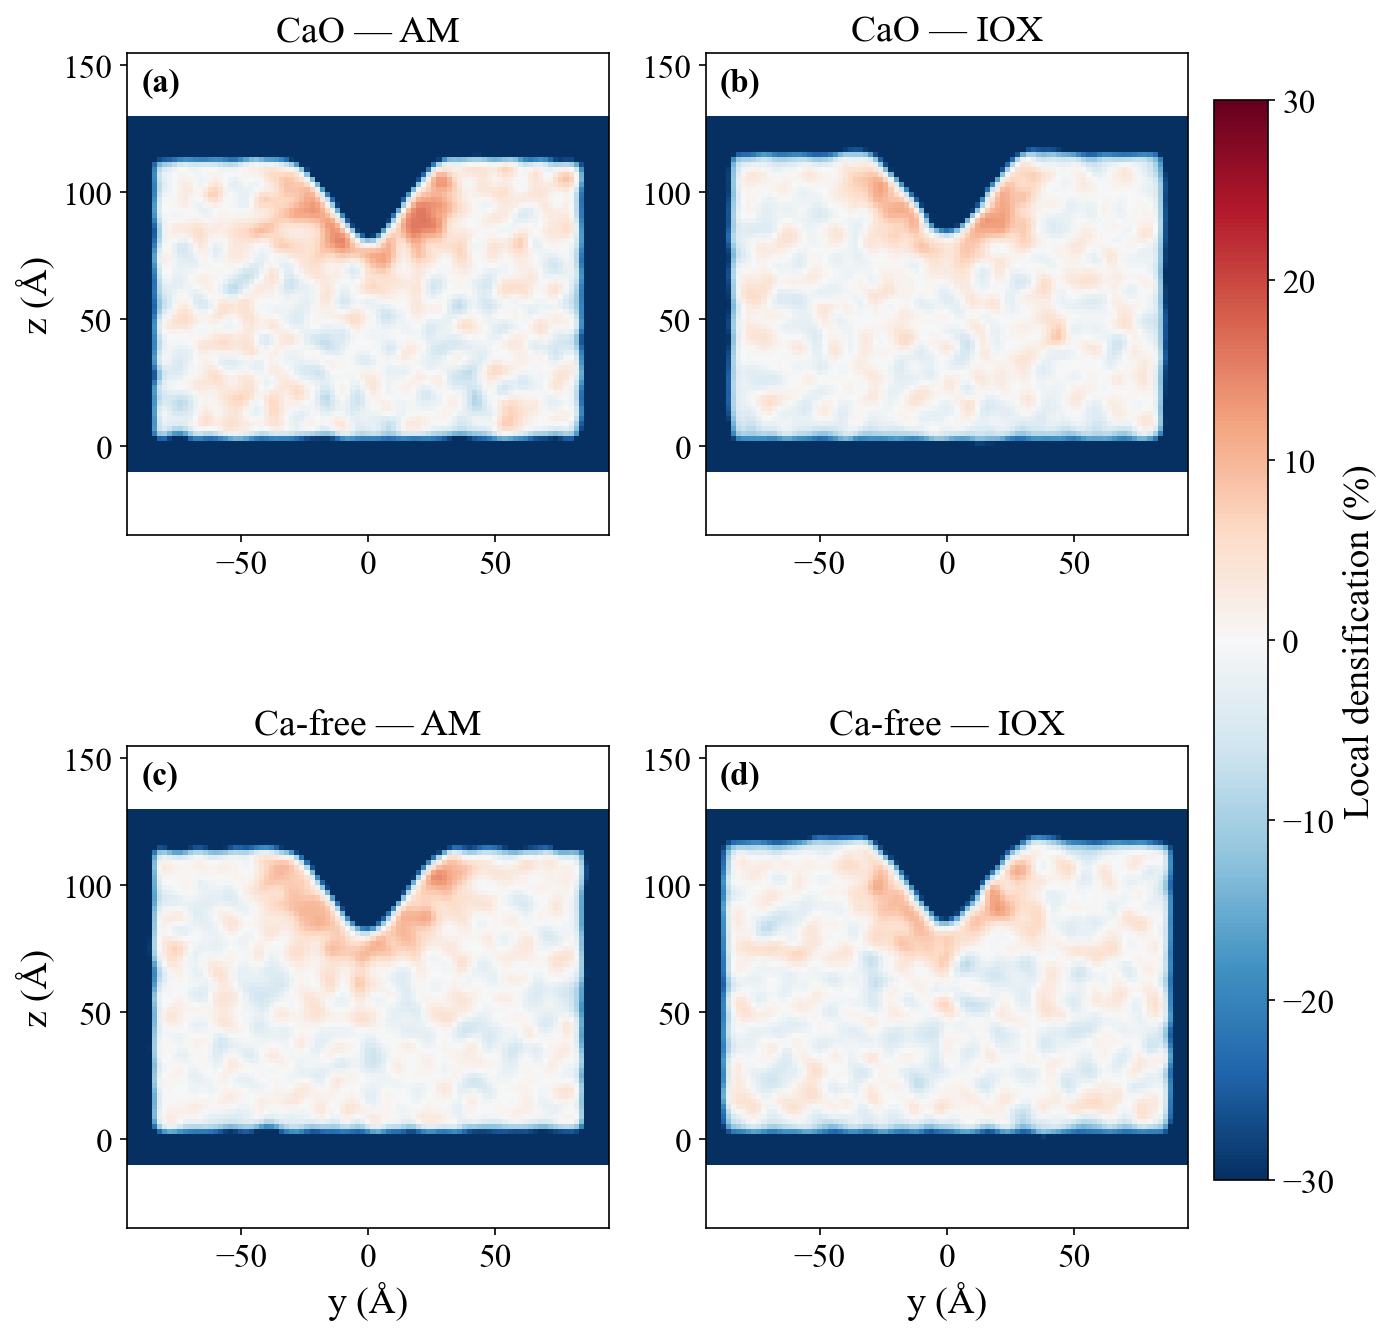

The Python source for this figure:
"""
fig_densification_bin_density.py
Mapa 2D de densificacion local replicando el metodo de la Fig. 7 de Pedone 2026
("Quantifying densification versus shear flow..."): chunk/atom bin/3d con bins de
2x2x2 A^3, rebanada centrada en x de 12 A de espesor, densidad local de cada bin
comparada contra la densidad bulk pre-indentacion (rho0) de esa composicion:

  densificacion(%) = (rho_local(bin) - rho0) / rho0 * 100

A diferencia de fig_densification_maps.py (gradiente de deformacion Falk-Langer,
que trackea los mismos atomos entre dos configuraciones), este metodo NO trackea
atomos: calcula la densidad de masa local en cada bin de la configuracion final
(post-descarga) de forma independiente, y la compara contra rho0 = masa total /
volumen de una subregion bulk (lejos de la superficie libre) en la configuracion
de referencia (step20000, antes de cargar).

rho0 se calcula con la subregion bulk z in [10,80] A (todo x,y), evitando la
superficie libre superior y el borde inferior fijo.

Suavizado gaussiano sigma=1.5 bins (igual que el paper) y rango de color fijo
[-30%, +30%] centrado en 0. Los bins vacios (vacio/hueco bajo la punta o por
encima de la superficie) dan densidad ~0 y por lo tanto densificacion muy
negativa: aparecen saturados en azul oscuro (region de "vacio", no densificacion
negativa real), igual que en la Fig. 7 del paper.

Promediado sobre replicas (r1,r2,r3; CaO sin IEX usa solo r2,r3 porque r1 es la
muestra piloto de caja mas chica, no comparable con las demas).

Atom types: Si=1, O=2, Ca=3, Na=4, K=5, C(punta)=6
"""

import sys
from pathlib import Path

import numpy as np
import matplotlib.pyplot as plt
from matplotlib.colors import TwoSlopeNorm
from scipy.ndimage import gaussian_filter

HERE = Path(__file__).parent
FRAMES = HERE / "surface_profile" / "lastframes"
sys.path.insert(0, str(HERE.parent))
from paper_style import FS_LABEL, FS_TEXT, apply_rcparams, make_fig, panel_letter, relabel
apply_rcparams()

TYPE_TIP = 6
TYPE_MASS = {1: 28.0855, 2: 15.9994, 3: 40.078, 4: 22.98977, 5: 39.0983}

BIN = 2.0
X_HALF_WIDTH = 6.0       # rebanada de 12 A de espesor en x, como en el paper
BULK_Z_LO, BULK_Z_HI = 10.0, 80.0
SIGMA_BINS = 1.5

CASES = {
    "CaO":     {"AM": ["cao_x0_r2", "cao_x0_r3"],
                "IOX": ["cao_iex_xt15_r1_300K", "cao_iex_xt15_r2_300K", "cao_iex_xt15_r3_300K"]},
    "Ca-free": {"AM": ["noca_x0_r1", "noca_x0_r2", "noca_x0_r3"],
                "IOX": ["noca_iex_xt25_r1_300K", "noca_iex_xt25_r2_300K", "noca_iex_xt25_r3_300K"]},
}


def read_frame(tag, step):
    path = FRAMES / f"{tag}_{step}.txt"
    with open(path) as f:
        header = f.readline()
    lo = np.array([float(v) for v in header.split("box_lo=")[1].split("box_len=")[0].split()])
    length = np.array([float(v) for v in header.split("box_len=")[1].split()])
    data = np.loadtxt(path, skiprows=1)
    types = data[:, 1].astype(int)
    xyz = data[:, 2:5]
    return types, xyz, lo, length


def masses_of(types):
    m = np.zeros(len(types))
    for t, mv in TYPE_MASS.items():
        m[types == t] = mv
    return m


def bulk_density(tag):
    types0, xyz0, lo0, len0 = read_frame(tag, "step20000")
    glass = types0 != TYPE_TIP
    types0, xyz0 = types0[glass], xyz0[glass]
    z = xyz0[:, 2]
    sel = (z >= BULK_Z_LO) & (z <= BULK_Z_HI)
    mass = masses_of(types0[sel]).sum()
    vol = len0[0] * len0[1] * (BULK_Z_HI - BULK_Z_LO)
    return mass / vol


def local_density_map(tag, y_edges, z_edges):
    types1, xyz1, lo1, len1 = read_frame(tag, "last")
    glass = types1 != TYPE_TIP
    types1, xyz1 = types1[glass], xyz1[glass]
    xmid = lo1[0] + 0.5 * len1[0]
    ymid = lo1[1] + 0.5 * len1[1]

    x = xyz1[:, 0] - xmid
    y = xyz1[:, 1] - ymid
    z = xyz1[:, 2]
    mass = masses_of(types1)

    x_edges = np.arange(-X_HALF_WIDTH, X_HALF_WIDTH + BIN, BIN)
    nx = len(x_edges) - 1

    slice_mask = (x >= x_edges[0]) & (x < x_edges[-1])
    x, y, z, mass = x[slice_mask], y[slice_mask], z[slice_mask], mass[slice_mask]

    ix = np.clip(np.digitize(x, x_edges) - 1, 0, nx - 1)
    iy = np.clip(np.digitize(y, y_edges) - 1, 0, len(y_edges) - 2)
    iz = np.clip(np.digitize(z, z_edges) - 1, 0, len(z_edges) - 2)

    grid_mass = np.zeros((nx, len(z_edges) - 1, len(y_edges) - 1))
    np.add.at(grid_mass, (ix, iz, iy), mass)

    bin_vol = BIN ** 3
    rho = grid_mass / bin_vol
    return rho.mean(axis=0)      # promedio sobre los bins de x de la rebanada


Y_EDGES = np.arange(-95, 95 + BIN, BIN)
Z_EDGES = np.arange(-10, 130 + BIN, BIN)

results = {}
for glass, conds in CASES.items():
    for cond, tags in conds.items():
        print(f"{glass} {cond} (n={len(tags)} replicas: {tags})...")
        pct_maps = []
        for tag in tags:
            rho0 = bulk_density(tag)
            rho_local = local_density_map(tag, Y_EDGES, Z_EDGES)
            pct = (rho_local - rho0) / rho0 * 100.0
            pct_maps.append(pct)
            print(f"  {tag}: rho0={rho0:.4f}  rango densif.: [{pct.min():.1f}%, {pct.max():.1f}%]")
        avg = np.mean(np.stack(pct_maps), axis=0)
        smoothed = gaussian_filter(avg, sigma=SIGMA_BINS)
        results[(glass, cond)] = smoothed

vmax = 30.0
norm = TwoSlopeNorm(vmin=-vmax, vcenter=0.0, vmax=vmax)

fig, axes = make_fig(2, 2)
letters = {("CaO", "AM"): "(a)", ("CaO", "IOX"): "(b)", ("Ca-free", "AM"): "(c)", ("Ca-free", "IOX"): "(d)"}
im = None
for row, glass in enumerate(("CaO", "Ca-free")):
    for col, cond in enumerate(("AM", "IOX")):
        ax = axes[row, col]
        im = ax.pcolormesh(Y_EDGES, Z_EDGES, results[(glass, cond)], cmap="RdBu_r", norm=norm, shading="flat")
        ax.set_aspect("equal")
        ax.set_title(f"{relabel(glass)} — {cond}", fontsize=FS_LABEL)
        panel_letter(ax, letters[(glass, cond)], x=0.03, y=0.97, ha="left")
        ax.tick_params(labelsize=FS_TEXT, which="both")
        if row == 1:
            ax.set_xlabel("y (Å)", fontsize=FS_LABEL)
        if col == 0:
            ax.set_ylabel("z (Å)", fontsize=FS_LABEL)

cbar = fig.colorbar(im, ax=axes, shrink=0.85, pad=0.02)
cbar.set_label("Local densification (%)", fontsize=FS_LABEL)
cbar.ax.tick_params(labelsize=FS_TEXT)

out = HERE / "fig_densification_bin_density.pdf"
fig.savefig(out, dpi=300, bbox_inches="tight")
fig.savefig(out.with_suffix(".png"), dpi=150, bbox_inches="tight")
print(f"Guardado: {out.name}")
